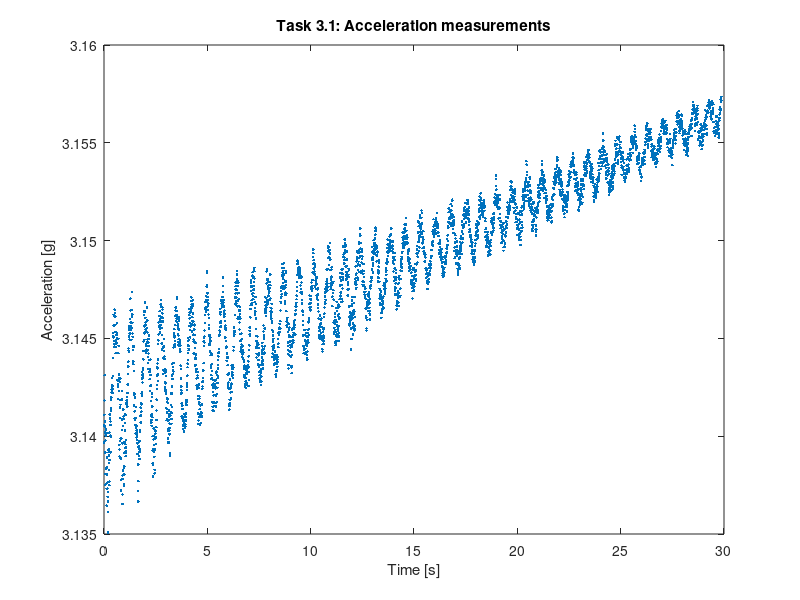
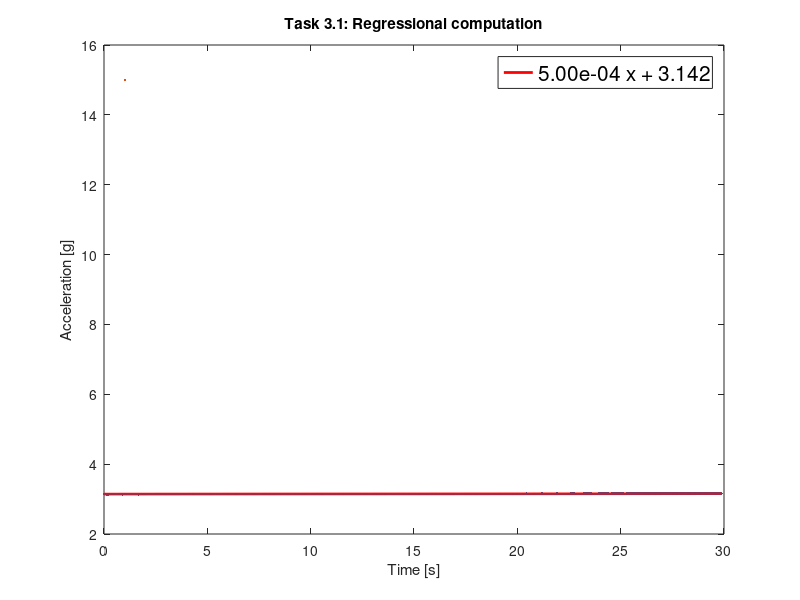
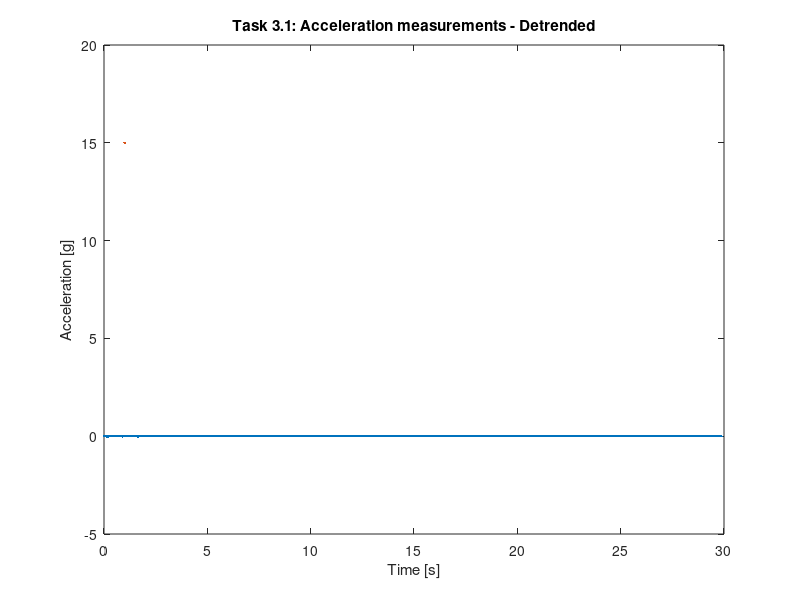
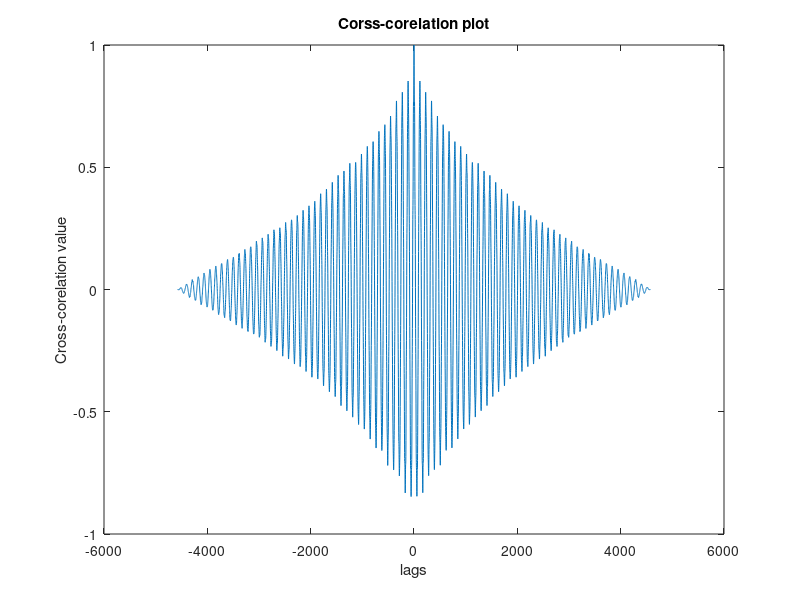

MATLAB code for these plots, in order:
%--------------------------------------------------------------------------
%   
%          ADJUSTMENT THEORY I
%    Exercise 9: Adjustment Calculation - part IV  
% 
%   Author         : Anastasia Pasioti
%   Version        : October 11, 2018
%   Last changes   : January 11, 2023
%
%--------------------------------------------------------------------------

clc;
clear all;
close all;

%--------------------------------------------------------------------------
%   Task 1
%--------------------------------------------------------------------------
%--------------------------------------------------------------------------
%   Observations and initial values for the unknowns
%--------------------------------------------------------------------------
%Load data


%Error-free values
data = load("Exercise3-1.txt");
t = data(:,1);
y = data(:,2);

figure;
plot(t,y,'.')
title('Task 3.1: Acceleration measurements')
xlabel('Time [s]')
ylabel('Acceleration [g]')
hold off

%Vector of observations
L = y;

%Number of observations
no_n = length(L);

%Initial values for the unknowns
a = 1; %
b = 1; %


%Vector of initial values for the unknowns
X_0 = [a; b];

%Number of unknowns
no_u = length(X_0);

%Redundancy
r = no_n - no_u;

%--------------------------------------------------------------------------
%  Stochastic model
%--------------------------------------------------------------------------

Q_LL = eye(no_n);

%Weight matrix
P = inv(Q_LL);

%--------------------------------------------------------------------------
%  Adjustment
%--------------------------------------------------------------------------
%break-off conditions
epsilon = 10^-12;
delta = 10^-12;
max_x_hat = Inf;
Check2 = Inf;

%Number of iterations
iteration = 0;

while max_x_hat > epsilon || Check2 > delta         
    
     %Observations as functions of the approximations for the unknowns
     L_0 = a*t + b;
     
     %Vector of reduced observations
     l = L - L_0;
    
     %Design matrix with the elements from the Jacobian matrix J
     
     A = [ t , ones(no_n, 1)];  
    
     %Normal matrix
     N = A' * P * A;
     
     %Vector of right hand side of normal equations
     n = A' * P * l;
    
     %Inversion of normal matrix / Cofactor matrix of the unknowns
     Q_xx = inv(N);
    
     %Solution of the normal equations
     x_hat = Q_xx * n;
      
     %Update
     X_hat = X_0 + x_hat;
     X_0 = X_hat;

     a = X_hat(1);
     b = X_hat(2);
    
     %Check 1
     max_x_hat = max(abs(x_hat));
     
     %Vector of residuals
     v = A * x_hat -l;
 
     %Vector of adjusted observations
     L_hat = L + v;
    
     %Objective function
     vTPv = v' * P * v;
    
     %Functional relationships without the observations
     Psi = a * t+b;

     %Check 2
     Check2 = max(abs(L_hat- Psi)); 
    
     %Update number of iterations
     iteration = iteration+1;
  
end

if Check2<=delta
    disp('Everything is fine!')
else
    disp('Something is wrong.')
end

iteration

%--------------------------------------------------------------------------
%  Plot
%--------------------------------------------------------------------------
figure;
plot(t, y, '.', Markersize=15)
title('Task 3.1: Regressional computation')
xlabel('Time [s]')
ylabel('Acceleration [g]')
hold on 
txt = sprintf('%.2e x + %.3f', a, b)

h_line = plot(t, a*t+b, 'DisplayName', txt, 'Color', 'r', 'LineWidth', 2);
legend(h_line, 'Location', 'best','FontSize',15);
hold off 

%--------------------------------------------------------------------------
%  Detrend the model
%--------------------------------------------------------------------------
figure;
y_new = y - Psi;
plot(t, y_new, '.', Markersize=15)
title('Task 3.1: Acceleration measurements - Detrended')
xlabel('Time [s]')
ylabel('Acceleration [g]')
hold on 


%--------------------------------------------------------------------------
%  Cross-corellation with parabolic de-trended values
%--------------------------------------------------------------------------
para = load('task3_1_data.txt');
t_para = para(:,1);
y_para = para(:,2);

% cor = xcorr(y_new,y_para)
% 
% figure;
% plot(cor);


%--------------------------------------------------------------------------
%  Other metrics
%--------------------------------------------------------------------------


rmse_val = sqrt(mean((y_new - y_para).^2));

[c, lags] = xcorr(y_new, y_para, 'coeff');
[max,idx] = max(c);

% Display the statistics
fprintf('Correlation Coefficient (should be 1 for bset case): %.15f\n', max);

fprintf('Correlation Coefficient is max at position: %.1i\n', idx);
fprintf('RMSE, better the closer to 0: %.15e\n', rmse_val);

figure;
plot(lags,c)
xlabel("lags")
ylabel("Cross-corelation value")
title("Corss-corelation plot")